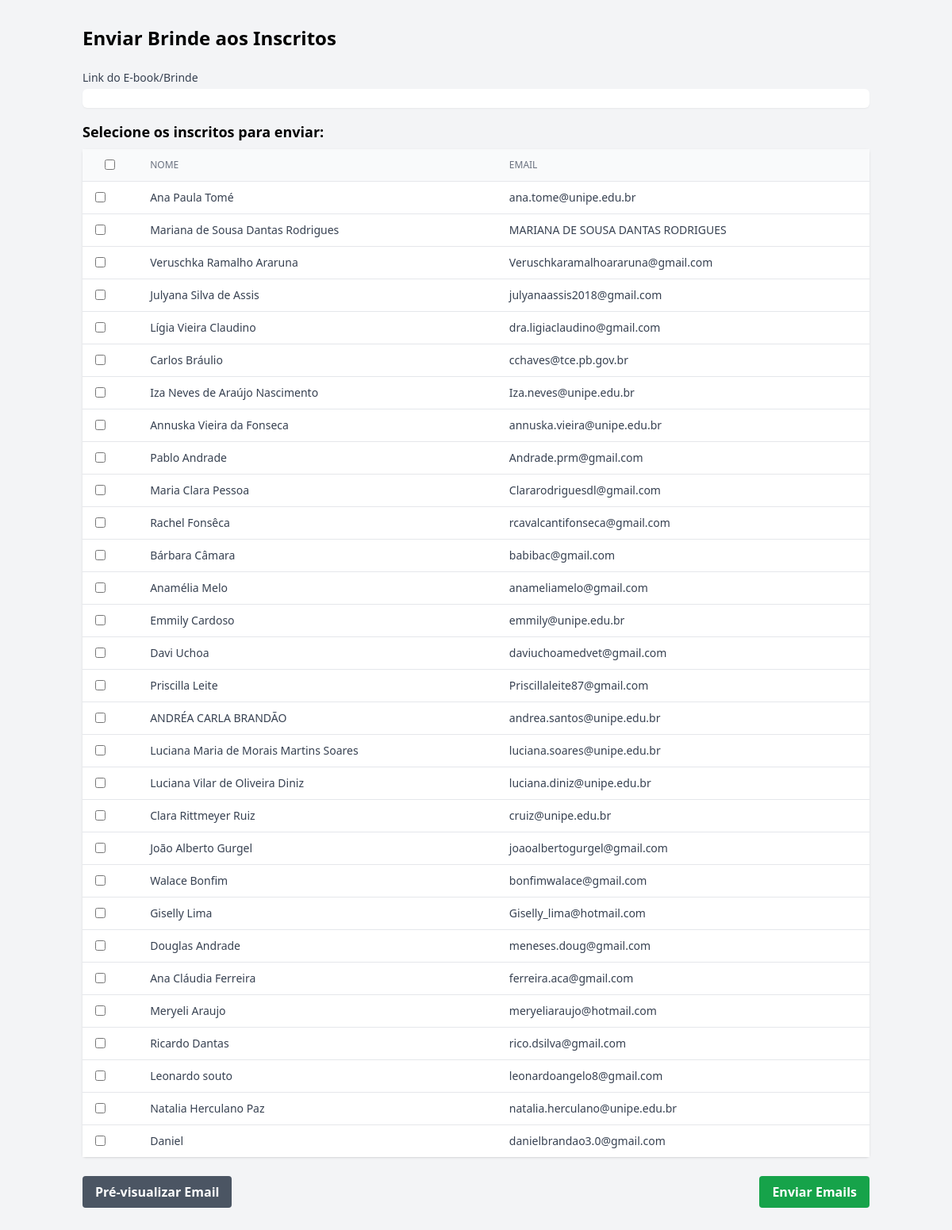
/enviar-brinde, run on the app's committed database.
### app.py (models this page shows)
class Lead(db.Model):
    id = db.Column(db.Integer, primary_key=True)
    nome = db.Column(db.String(100), nullable=False)
    email = db.Column(db.String(100), unique=True, nullable=False)
    whatsapp = db.Column(db.String(20), nullable=False)
    rating = db.Column(db.Integer, nullable=False)
    grau_instrucao = db.Column(db.String(50), nullable=True)  # NOVO
    mensagem = db.Column(db.Text, nullable=True)
    origem = db.Column(db.String(100), nullable=True)  # NOVO: evento/campanha
    data_cadastro = db.Column(db.DateTime, default=datetime.utcnow)  # NOVO

### app.py (the view)
@app.route('/enviar-brinde', methods=['GET'])
def enviar_brinde():
    leads = Lead.query.order_by(Lead.id.desc()).all()
    return render_template('enviar_brinde.html', leads=leads)

### templates/enviar_brinde.html (shortened to what this page needs)
<!DOCTYPE html>
<html lang="pt-BR">
<head>
  <script src="https://cdn.tailwindcss.com"></script>
</head>
<body class="bg-gray-100 font-lato" x-data="{ open: false, link: '' }">
  <div class="container mx-auto px-4 py-8">
    <h1 class="text-2xl font-bold mb-6">Enviar Brinde aos Inscritos</h1>
    <form x-ref="formBrinde" method="POST" action="{{ url_for('confirmar_envio_brinde') }}">
      <div class="mb-4">
        <label for="link_brinde" class="block text-sm font-medium text-gray-700">Link do E-book/Brinde</label>
        <input type="text" name="link_brinde" id="link_brinde" required x-model="link"
          class="mt-1 block w-full rounded-md border-gray-300 shadow-sm focus:border-green-500 focus:ring-green-500">
      </div>
      <div class="mb-6">
        <h2 class="text-lg font-semibold mb-2">Selecione os inscritos para enviar:</h2>
        <div class="bg-white shadow rounded">
          <table class="min-w-full divide-y divide-gray-200">
            <thead class="bg-gray-50">
              <tr>
                <th class="px-4 py-2">
                  <input type="checkbox" @click="toggleAll($event)">
                </th>
                <th class="px-4 py-2 text-left text-xs font-medium text-gray-500 uppercase">Nome</th>
                <th class="px-4 py-2 text-left text-xs font-medium text-gray-500 uppercase">Email</th>
              </tr>
            </thead>
            <tbody class="bg-white divide-y divide-gray-200">
              {% for lead in leads %}
              <tr>
                <td class="px-4 py-2">
                  <input type="checkbox" name="selected_leads" value="{{ lead.id }}">
                </td>
                <td class="px-4 py-2 text-sm text-gray-700">{{ lead.nome }}</td>
                <td class="px-4 py-2 text-sm text-gray-700">{{ lead.email }}</td>
              </tr>
              {% else %}
              <tr>
                <td colspan="3" class="px-4 py-2 text-center text-gray-500">Nenhum inscrito encontrado.</td>
              </tr>
              {% endfor %}
            </tbody>
          </table>
        </div>
      </div>
      <div class="flex justify-between">
        <button type="button" @click="open = true"
          class="bg-gray-600 hover:bg-gray-700 text-white font-bold py-2 px-4 rounded">
          Pré-visualizar Email
        </button>
        <button type="submit"
          class="bg-green-600 hover:bg-green-700 text-white font-bold py-2 px-4 rounded">
          Enviar Emails
        </button>
      </div>
    </form>
  </div>
</body>
</html>

### data on the page
Lead: nome "Ana Paula Tomé", email "ana.tome@unipe.edu.br"
Lead: nome "Mariana de Sousa Dantas Rodrigues", email "MARIANA DE SOUSA DANTAS RODRIGUES"
Lead: nome "Veruschka Ramalho Araruna", email "Veruschkaramalhoararuna@gmail.com"
Lead: nome "Julyana Silva de Assis", email "julyanaassis2018@gmail.com"
Lead: nome "Lígia Vieira Claudino", email "dra.ligiaclaudino@gmail.com"
Lead: nome "Carlos Bráulio", email "cchaves@tce.pb.gov.br"
Lead: nome "Iza Neves de Araújo Nascimento", email "Iza.neves@unipe.edu.br"
Lead: nome "Annuska Vieira da Fonseca", email "annuska.vieira@unipe.edu.br"
Lead: nome "Pablo Andrade", email "Andrade.prm@gmail.com"
Lead: nome "Maria Clara Pessoa", email "Clararodriguesdl@gmail.com"
Lead: nome "Rachel Fonsêca", email "rcavalcantifonseca@gmail.com"
Lead: nome "Bárbara Câmara", email "babibac@gmail.com"
Lead: nome "Anamélia Melo", email "anameliamelo@gmail.com"
Lead: nome "Emmily Cardoso", email "emmily@unipe.edu.br"
Lead: nome "Davi Uchoa", email "daviuchoamedvet@gmail.com"
Lead: nome "Priscilla Leite", email "Priscillaleite87@gmail.com"
Lead: nome "ANDRÉA CARLA BRANDÃO", email "andrea.santos@unipe.edu.br"
Lead: nome "Luciana Maria de Morais Martins Soares", email "luciana.soares@unipe.edu.br"
Lead: nome "Luciana Vilar de Oliveira Diniz", email "luciana.diniz@unipe.edu.br"
Lead: nome "Clara Rittmeyer Ruiz", email "cruiz@unipe.edu.br"
Lead: nome "João Alberto Gurgel", email "joaoalbertogurgel@gmail.com"
Lead: nome "Walace Bonfim", email "bonfimwalace@gmail.com"
Lead: nome "Giselly Lima", email "Giselly_lima@hotmail.com"
Lead: nome "Douglas Andrade", email "meneses.doug@gmail.com"
Lead: nome "Ana Cláudia Ferreira", email "ferreira.aca@gmail.com"
Lead: nome "Meryeli Araujo", email "meryeliaraujo@hotmail.com"
Lead: nome "Ricardo Dantas", email "rico.dsilva@gmail.com"
Lead: nome "Leonardo souto", email "leonardoangelo8@gmail.com"
Lead: nome "Natalia Herculano Paz", email "natalia.herculano@unipe.edu.br"
Lead: nome "Daniel", email "danielbrandao3.0@gmail.com"
